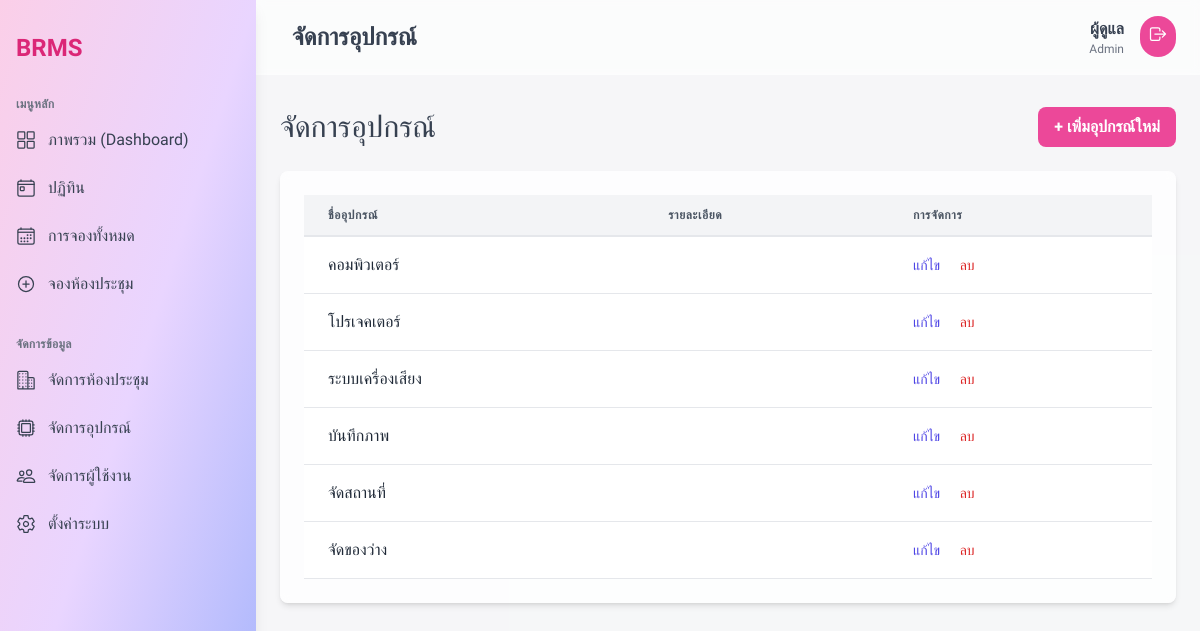
/equipmentcontroller/index (signed in), run on the app's committed database.
### tables this page shows
CREATE TABLE `equipments` (
  `id` int NOT NULL,
  `name` varchar(255) NOT NULL,
  `description` text,
  `created_at` timestamp NOT NULL DEFAULT CURRENT_TIMESTAMP,
  `updated_at` timestamp NOT NULL DEFAULT CURRENT_TIMESTAMP ON UPDATE CURRENT_TIMESTAMP
);

### app/controllers/EquipmentController.php (called while the page is built, shortened)
<?php
class EquipmentController extends Controller {
    public function __construct(){
        $this->equipmentModel = $this->model('Equipment');
    }
    public function index(){
        $equipments = $this->equipmentModel->getEquipments();
        $data = [
            'title' => 'จัดการอุปกรณ์',
            'equipments' => $equipments
        ];
        $this->view('equipments/index', $data);
    }
}

### app/core/App.php (called while the page is built, shortened)
<?php
class App {
    protected $currentMethod = 'index';
    public function __construct(){
        $url = $this->getUrl();
        if(isset($url[0]) && file_exists(APPROOT . '/controllers/' . ucwords($url[0]) . '.php')){
            unset($url[0]);
        }
        $this->currentController = new $this->currentController;
        if(isset($url[1])){
            if(method_exists($this->currentController, $url[1])){
                $this->currentMethod = $url[1];
                unset($url[1]);
            }
        }
        $this->params = $url ? array_values($url) : [];
        call_user_func_array([$this->currentController, $this->currentMethod], $this->params);
    }
    public function getUrl(){
        if(isset($_GET['url'])){
            $url = rtrim($_GET['url'], '/');
            $url = filter_var($url, FILTER_SANITIZE_URL);
            $url = explode('/', $url);
            return $url;
        }
    }
}

### public/index.php (called while the page is built, shortened)
<?php
$init = new App;

### app/core/Database.php (called while the page is built, shortened)
<?php
class Database {
    private $host = DB_HOST;
    private $user = DB_USER;
    private $pass = DB_PASS;
    private $dbname = DB_NAME;
    private $dbh;
    private $stmt;
    public function __construct(){
        $dsn = 'mysql:host=' . $this->host . ';dbname=' . $this->dbname . ';charset=utf8mb4';
        $options = array(
            PDO::ATTR_PERSISTENT => true,
            PDO::ATTR_ERRMODE => PDO::ERRMODE_EXCEPTION,
            PDO::ATTR_DEFAULT_FETCH_MODE => PDO::FETCH_OBJ
        );
        try{
            $this->dbh = new PDO($dsn, $this->user, $this->pass, $options);
        } catch(PDOException $e){
            $this->error = $e->getMessage();
            echo $this->error;
        }
    }
    public function query($sql){
        $this->stmt = $this->dbh->prepare($sql);
    }
    public function execute(){
        return $this->stmt->execute();
    }
    public function resultSet(){
        $this->execute();
        return $this->stmt->fetchAll();
    }
}

### app/models/Equipment.php (called while the page is built, shortened)
<?php
class Equipment {
    private $db;
    public function __construct(){
        $this->db = new Database;
    }
    public function getEquipments(){
        $this->db->query('SELECT * FROM equipments ORDER BY created_at ASC');
        return $this->db->resultSet();
    }
}

### app/views/equipments/index.php (the view, shortened to what this page needs)
<?php require APPROOT . '/views/templates/layout_admin/header.php'; ?>
<div class="flex justify-between items-center mb-6">
    <h3 class="text-gray-700 text-3xl font-medium"><?php echo $data['title']; ?></h3>
    <a href="<?php echo URLROOT; ?>/equipmentcontroller/create" class="bg-pink-500 text-white font-bold py-2 px-4 rounded-lg hover:bg-pink-600 transition duration-300">
        + เพิ่มอุปกรณ์ใหม่
    </a>
</div>
<div class="bg-white/80 backdrop-blur-sm rounded-lg shadow-md p-6">
    <div class="overflow-x-auto">
        <table class="min-w-full">
            <thead class="bg-gray-100">
                <tr>
                    <th class="px-6 py-3 border-b-2 border-gray-200 text-left text-xs font-semibold text-gray-600 uppercase tracking-wider">ชื่ออุปกรณ์</th>
                    <th class="px-6 py-3 border-b-2 border-gray-200 text-left text-xs font-semibold text-gray-600 uppercase tracking-wider">รายละเอียด</th>
                    <th class="px-6 py-3 border-b-2 border-gray-200 text-left text-xs font-semibold text-gray-600 uppercase tracking-wider">การจัดการ</th>
                </tr>
            </thead>
            <tbody class="bg-white">
                <?php foreach($data['equipments'] as $equipment) : ?>
                <tr>
                    <td class="px-6 py-4 whitespace-nowrap border-b border-gray-200">
                        <span class="font-medium text-gray-800"><?php echo $equipment->name; ?></span>
                    </td>
                    <td class="px-6 py-4 border-b border-gray-200">
                    </td>
                    <td class="px-6 py-4 whitespace-nowrap border-b border-gray-200 text-sm font-medium">
                        <a href="<?php echo URLROOT; ?>/equipmentcontroller/edit/<?php echo $equipment->id; ?>" class="text-indigo-600 hover:text-indigo-900">แก้ไข</a>
                        <form action="<?php echo URLROOT; ?>/equipmentcontroller/delete/<?php echo $equipment->id; ?>" method="post" class="inline-block ml-4" onsubmit="return confirm('คุณแน่ใจว่าต้องการลบอุปกรณ์นี้?');">
                            <button type="submit" class="text-red-600 hover:text-red-900">ลบ</button>
                        </form>
                    </td>
                </tr>
                <?php endforeach; ?>
            </tbody>
        </table>
    </div>
</div>
<?php require APPROOT . '/views/templates/layout_admin/footer.php'; ?>

### app/views/templates/layout_admin/header.php (style rules this page uses)
body { font-family: 'Prompt', sans-serif; }

### data on the page
equipments: name "คอมพิวเตอร์"
equipments: name "โปรเจคเตอร์"
equipments: name "ระบบเครื่องเสียง"
equipments: name "บันทึกภาพ"
equipments: name "จัดสถานที่"
equipments: name "จัดของว่าง"

### other printed values
$data['title'] "จัดการอุปกรณ์"
$_SESSION['user_first_name'] "ผู้ดูแล"
$_SESSION['user_role'] "Admin"
